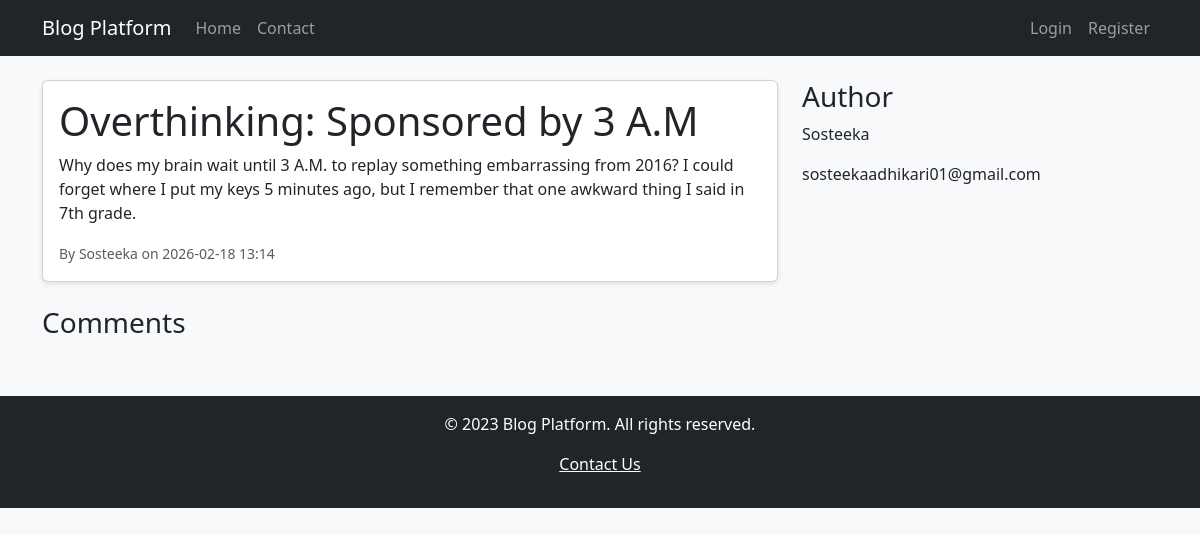
Screenshot of /post/3 with the database file from the repository.
### models.py (models this page shows, shortened)
class Post(db.Model):
    id = db.Column(db.Integer, primary_key=True)
    title = db.Column(db.String(100), nullable=False)
    content = db.Column(db.Text, nullable=False)
    date_posted = db.Column(db.DateTime, nullable=False, default=datetime.utcnow)
    user_id = db.Column(db.Integer, db.ForeignKey('user.id'), nullable=False)
    comments = db.relationship('Comment', backref='post', lazy=True)

class User(db.Model, UserMixin):
    id = db.Column(db.Integer, primary_key=True)
    username = db.Column(db.String(20), unique=True, nullable=False)
    email = db.Column(db.String(120), unique=True, nullable=False)
    password_hash = db.Column(db.String(128), nullable=False)
    posts = db.relationship('Post', backref='author', lazy=True)
    comments = db.relationship('Comment', backref='author', lazy=True)

### app.py (the view)
    @app.route('/post/<int:post_id>')
    def post_detail(post_id):
        post = Post.query.get_or_404(post_id)
        form = CommentForm()
        return render_template('post_detail.html', post=post, form=form)

### templates/post_detail.html (shortened to what this page needs)
{% extends "base.html" %}
{% block content %}
<div class="row">
    <div class="col-md-8">
        <div class="card mb-4">
            <div class="card-body">
                <h1 class="card-title">{{ post.title }}</h1>
                <p class="card-text">{{ post.content }}</p>
                <p class="card-text"><small class="text-muted">By {{ post.author.username }} on {{ post.date_posted.strftime('%Y-%m-%d %H:%M') }}</small></p>
            </div>
        </div>
        <h3>Comments</h3>
    </div>
    <div class="col-md-4">
        <h3>Author</h3>
        <p>{{ post.author.username }}</p>
        <p>{{ post.author.email }}</p>
    </div>
</div>
{% endblock %}

### templates/static/style.css (style rules this page uses)
body { background-color: #f8f9fa; }
.card { box-shadow: 0 2px 5px rgba(0, 0, 0, 0.1); transition: transform 0.2s; }

### rows the page displays
Post: title "Overthinking: Sponsored by 3 A.M", content "Why does my brain wait until 3 A.M. to replay something embarrassing from 2016? I could forget where I put my keys 5 minutes ago, but I remember that one awkward thing I said in 7th grade.", date_posted "2026-02-18 13:14"
User: author.username "Sosteeka", author.email "sosteekaadhikari01@gmail.com"
